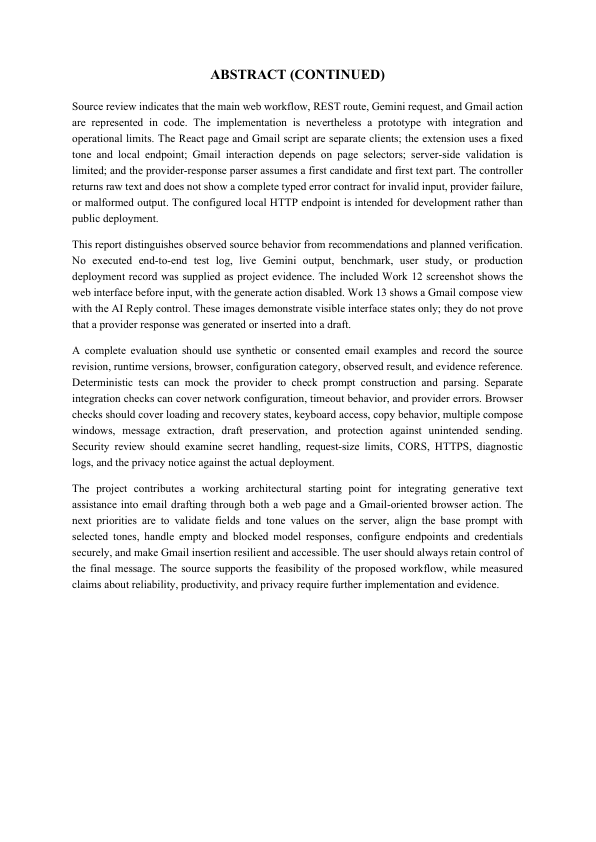
#> input picture tmp/qa-final75-06.png, 596 x 842 px; its folder holds only this picture in this run
$ python make_qa_final75.py
#> lines starting #> are read from the running program, lines starting #| are printed output that depends on the picture
from PIL import Image,ImageDraw
from pathlib import Path
import re
d=Path(r'E:\email-writer-sb\tmp')
files=[p for p in d.glob('qa-final75-*.png') if re.fullmatch(r'qa-final75-\d{2}\.png',p.name)]
files.sort(key=lambda p:int(p.stem.rsplit('-',1)[1]))
print('renders',len(files))
for batch in range(8):
 items=files[batch*10:(batch+1)*10];sheet=Image.new('RGB',(1200,720),(210,210,210))
#> after `sheet = Image.new('RGB', (1200, 720), (210, 210, 210))`: sheet: PIL image 1200x720 RGB; every value is 210
 for j,p in enumerate(items):
  im=Image.open(p).convert('RGB');im.thumbnail((225,310));x=(j%5)*240+(240-im.width)//2;y=(j//5)*360+25
#> further down, im is the input picture: PIL image 596x842 RGB; min 0, max 255, mean 243.7
#> after `im.thumbnail((225, 310))`:
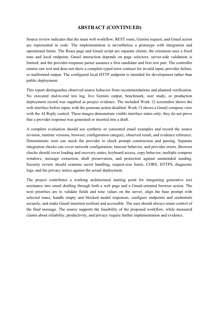
#> im: PIL image 219x310 RGB; min 47, max 255, mean 243.4
#> after `x = j % 5 * 240 + (240 - im.width) // 2`: x = 10
  sheet.paste(im,(x,y));ImageDraw.Draw(sheet).text(((j%5)*240+6,(j//5)*360+5),p.stem,fill='black')
#> after `sheet.paste(im, (x, y))`:
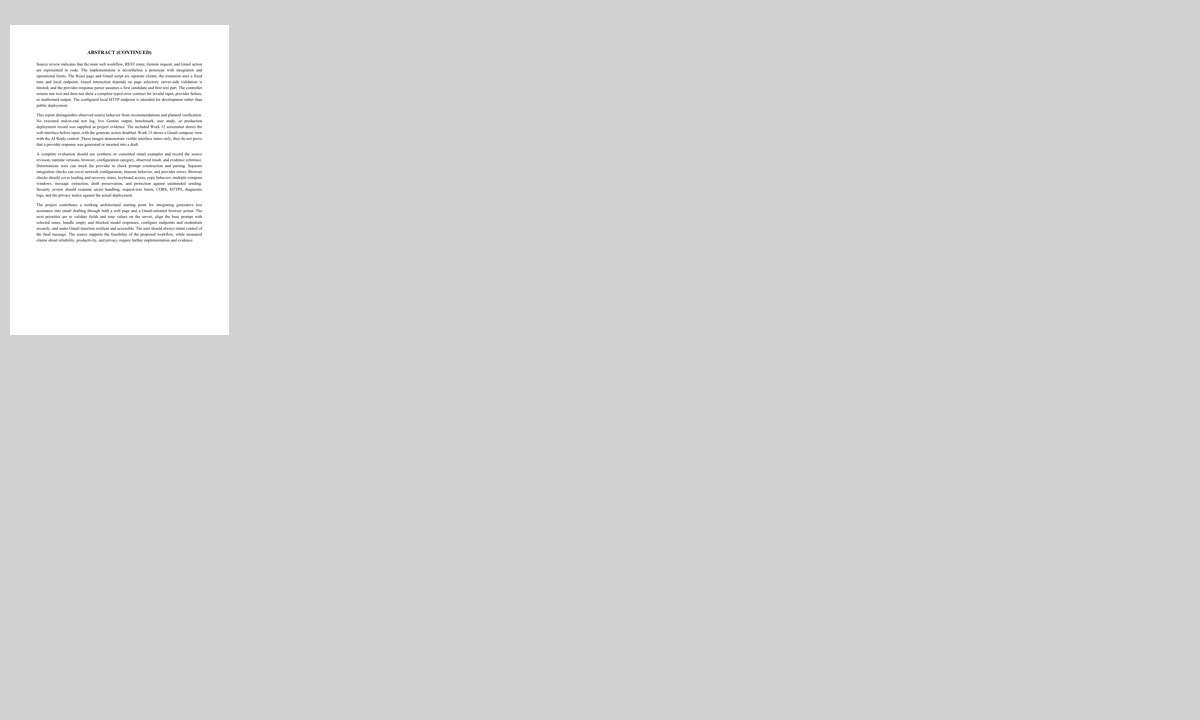
#> sheet: PIL image 1200x720 RGB; min 47, max 255, mean 212.6
 out=d/f'qa-final75-contact-{batch+1}.jpg';sheet.save(out,quality=88);print(out)
